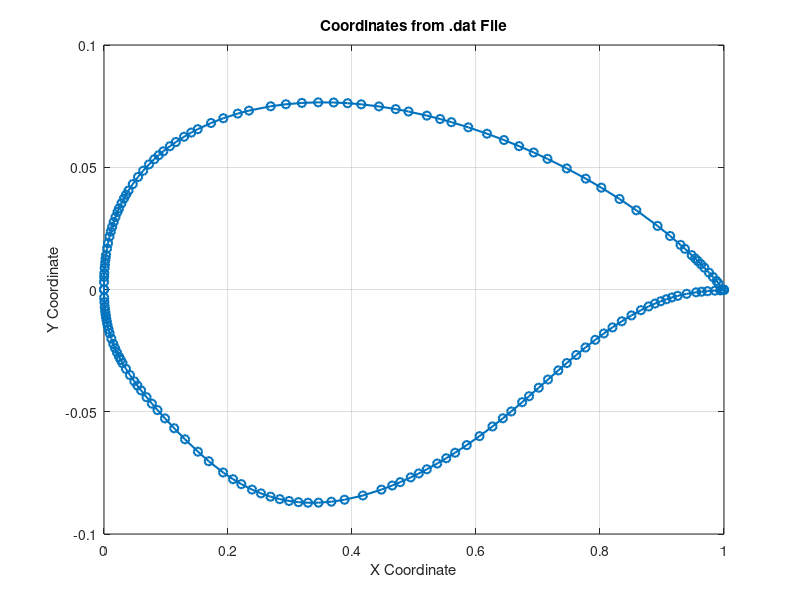

Write MATLAB code to recreate this figure.
addpath(genpath(fullfile(pwd, 'Airfoils/'))); % adds CST stuff to another folder for better organization

data = load('A320-200_airfoil.dat'); % Replace 'filename.dat' with your file name

sorted_data = sortrows(data, 1); % Sort by the first column

% Find the greatest element in the first row
max_val = max(sorted_data(:, 1)); % Maximum value in the first row

% Divide all values in the sorted data by this maximum value
normalized_data = sorted_data / max_val;

% Separate rows based on the sign of y
positive_y = normalized_data(normalized_data(:, 2) > 0, :); % Rows where y > 0
negative_y = normalized_data(normalized_data(:, 2) < 0, :); % Rows where y < 0

% Sort positive_y rows in descending order of x
positive_y_sorted = sortrows(positive_y, 1);
positive_y_sorted(1,2) = 0;
positive_y_sorted(1,1) = 0;
positive_y_sorted(end,2) = 0;

% Sort negative_y rows in descending order of x
negative_y_sorted = sortrows(negative_y, -1);
negative_y_sorted(1,2) = 0;
negative_y_sorted(end,1) = 0;
negative_y_sorted(end,2) = 0;

% Combine the sorted subsets
rearranged_data = [positive_y_sorted; negative_y_sorted];

% Save the rearranged dataset to a file
save('A320-200_rearranged.dat', 'rearranged_data', '-ascii');

% Extract normalized x and y coordinates
x = rearranged_data(:, 1); % First column (x)
y = rearranged_data(:, 2); % Second column (y)

figure; % Create a new figure
plot(x, y, 'o-', 'LineWidth', 1.5); % Plot with markers and lines
xlabel('X Coordinate'); % Label for X-axis
ylabel('Y Coordinate'); % Label for Y-axis
title('Coordinates from .dat File'); % Add a title
grid on; % Enable grid for better visualization